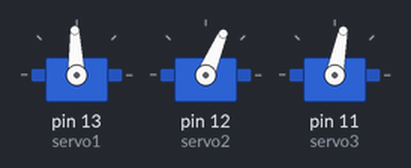
Recording of a sketch running on a simulated Arduino Uno, built with avr-gcc and run on an emulated ATmega328P. Parts: 3 × servo. What the sketch prints to the serial monitor is not drawn.

Above: at 2.05 s.
At 2.7 s:
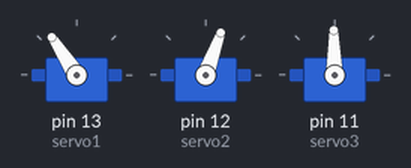
At 3.3 s:
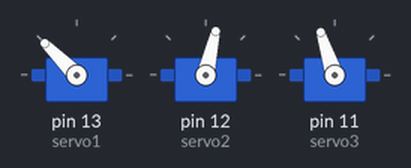
At 4.6 s:
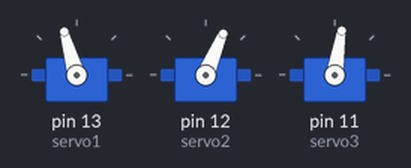
At 6.1 s:
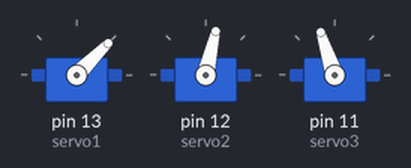
At 7.6 s:
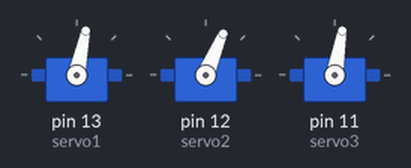
Timing chart, 0 to 9.6 s (numbered marks = the images above):
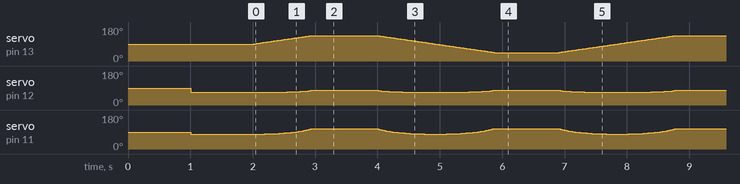

Measured:
- by itself, servo on pin 12 (servo2): repeats every 2.9 s: 68° 0.15 s, 69° 0.08 s, 70° 0.08 s, 71° 0.04 s, 72° 0.04 s, 73° 0.04 s, 74° 0.04 s, 75° 0.02 s, 76° 0.02 s, 77° 1.1 s, 76° 0.02 s, 75° 0.02 s, 74° 0.04 s, 73° 0.04 s, 72° 0.04 s, 71° 0.04 s, 70° 0.08 s, 69° 0.08 s, 68° 0.15 s, 67° 0.78 s

The sketch:

straight_line.ino
```cpp
#include <Servo.h>

Servo servo1;
Servo servo2;
Servo servo3;
float theta1;
float theta2 = 0;
float theta3;
float theta4;
// height off the ground from shaft of servo1
float h = 45.0;
// distance of line away from servo 1
float x = 50.0;
// leg 1 and leg 2
float l1 = 40.0;
float l2 = 62.0;

// for servo1 rotation
int currentAngle = 90;
int targetAngle = 135;

void setup() {
  adjustThetas();
  Serial.begin(9600);
  Serial.print("theta1: ");
  Serial.print(theta1);
  Serial.println(" degrees");

  servo1.attach(13);
  servo2.attach(12);
  servo3.attach(11);
  servo1.write(90);
  servo2.write(90);
  servo3.write(90);
  delay(1000);
  servo3.write(90-(90 - theta1));
  servo2.write(90 - 22.93);
  delay(1000);
}

void loop() {
  // servo1 back and forth
  if (currentAngle < targetAngle) {
    for (int pos = currentAngle; pos <= targetAngle; pos++) {
      servo1.write(pos);
      theta2 = pos - 90;
      moveServos();
      delay(20); // speed (smaller = faster)
    }
  }
  else{
    for (int pos = currentAngle; pos >= targetAngle; pos--) {
      servo1.write(pos);
      theta2 = pos - 90;
      moveServos();
      delay(20);
    }
  }

  currentAngle = targetAngle;

  //back and forth
  targetAngle = (targetAngle == 135) ? 45 : 135;
  delay(1000); // wait before changing direction
}

void adjustThetas(){
  float theta2Rad = theta2 / (180.0 / PI);
  float L = x / cos(theta2Rad);
  float D = sqrt(sq(h) + sq(L));
  float numerator = sq(D) - sq(l1) - sq(l2);
  float denominator = -2.0 * (l1) * (l2);
  float ratio = numerator / denominator;
  ratio = constrain(ratio, -1.0, 1.0);
  float angleRad = acos(ratio);
  theta1 = angleRad * (180.0 / PI);

  numerator = sq(l2) - sq(l1) - sq(D);
  denominator = -2.0 * (l1) * D;
  ratio = numerator / denominator;
  ratio = constrain(ratio, -1.0, 1.0);
  angleRad = acos(ratio);
  theta3 = angleRad * (180.0 / PI);

  theta4 = atan(L/h) * (180.0 / PI);;
}

void moveServos(){
  adjustThetas();
  float servo2Ang = theta3 + theta4 - 90;
  servo2.write(90 - servo2Ang);
  servo3.write(90-(90 - theta1));
}
```
